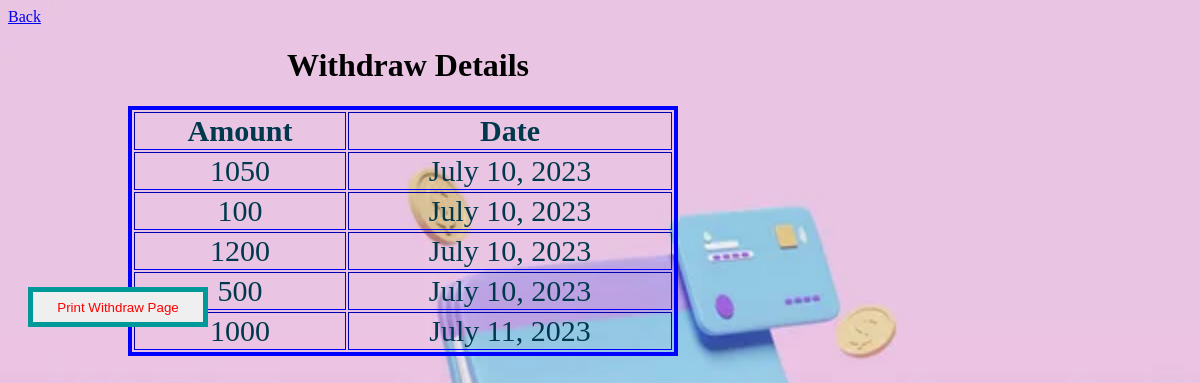
The page /bankapp/withdrawdis/ (signed in) on the database its author committed.
### bankapp/models.py (models this page shows)
class withdrawamount(models.Model):
    uid=models.IntegerField()
    amount=models.IntegerField()
    date=models.DateField(auto_now_add=True)

### bankapp/views.py (the view)
# urls.py: path('withdrawdis/',withdrawminidis),
def withdrawminidis(request):
    y=withdrawamount.objects.all()
    id=request.session['id']
    return render(request,'withdrawminidisplay.html',{'y':y,'id':id})

### bankapp/templates/withdrawminidisplay.html (shortened to what this page needs)
<!DOCTYPE html>
{% load static %}
<html lang="en">
<head>
</head>
<body id="body">
<a href="http://127.0.0.1:8000/bankapp/profilepage/" class="btn btn-primary">Back</a><br>
     <div class="wid" id="data">
         <table border="2px">
         <h1>Withdraw Details</h1>
         <th><label>Amount</label></th>
             <th><label>Date</label></th>
        {% for i in y %}
         {% if i.uid == id %}
        <tr>
            <td>{{i.amount}}</td>
            <td>{{i.date}}</td>
        </tr>
             {% endif %}
           {% endfor %}
    </table>
  </div>
<button onclick="myfun()">Print Withdraw Page</button>
</body>
</html>

### rows shown on the page
withdrawamount: amount "1050", date "July 10, 2023"
withdrawamount: amount "100", date "July 10, 2023"
withdrawamount: amount "1200", date "July 10, 2023"
withdrawamount: amount "500", date "July 10, 2023"
withdrawamount: amount "1000", date "July 11, 2023"
